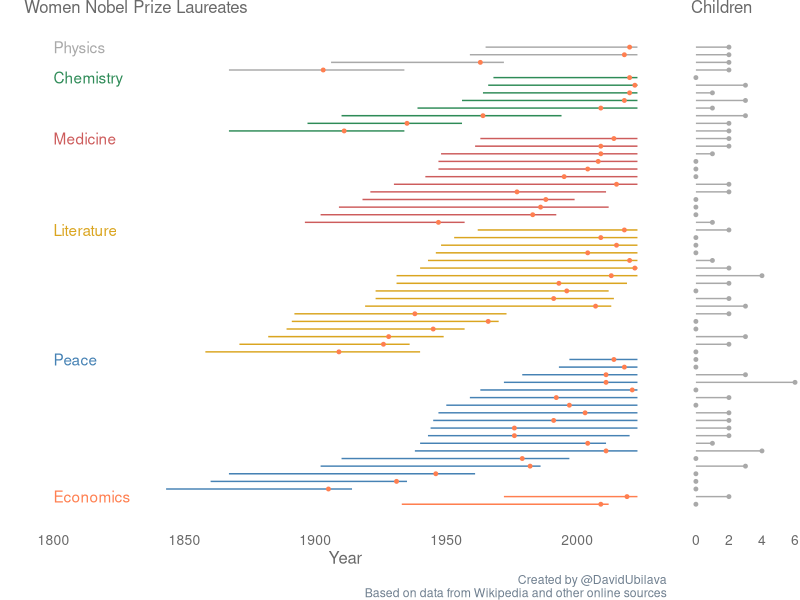
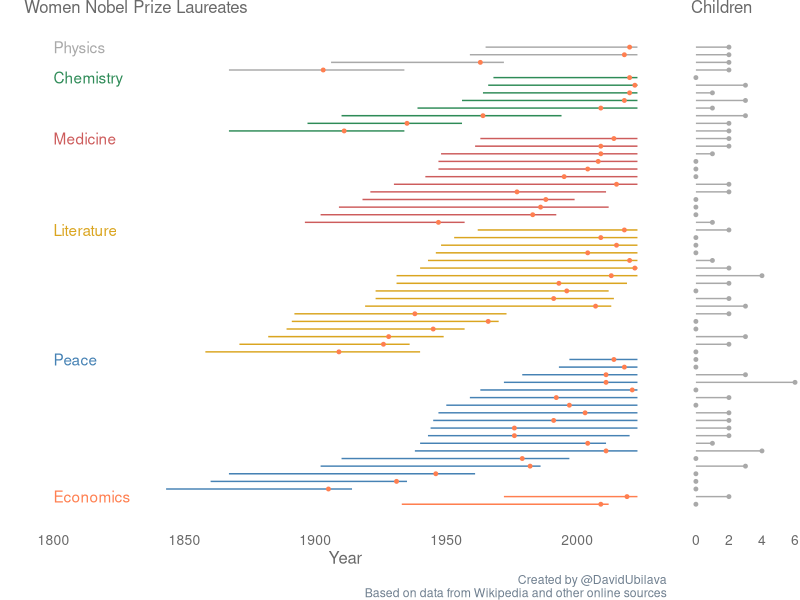

Write R code to recreate these figures, in order.
# load the libraries (install them if needed)
library(data.table)
library(ggplot2)
library(Cairo)
library(cowplot)

# plot aesthetics
theme_guess <- function(){
  theme(
    panel.background=element_rect(fill="transparent",color=NA),
    plot.background=element_rect(fill="transparent",color=NA),
    legend.background=element_rect(fill="transparent",color=NA),
    plot.title=element_text(size=12,colour="dimgray"),
    axis.title=element_text(size=12,colour="dimgray"),
    axis.text=element_text(size=10,colour="dimgray",margin=margin(t=1,r=1,b=1,l=1)),
    axis.line=element_line(colour="darkgray"),
    axis.ticks=element_line(colour="darkgray"),
    legend.position="none",
    legend.title=element_blank(),
    legend.text=element_text(size=10,colour="dimgray"),
    legend.key.size=unit(.75,'lines'),
    plot.caption = element_text(colour="slategray"),
    strip.background=element_blank(),
    strip.text=element_text(size=10,colour="dimgray",face="bold",margin=margin(.1,0,.1,0,"cm"))
  )
}


dt <- fread("data/nobel_women.csv")

dt[,`:=`(Age=Year-Born)]

# the feature graph
dt[,`:=`(Field_id=ifelse(Field=="Economics",1,ifelse(Field=="Peace",2,ifelse(Field=="Literature",3,ifelse(Field=="Medicine",4,ifelse(Field=="Chemistry",5,6))))))]

life_dt <- dt[order(Field_id,Born,Year,Died)]
life_dt[,id := seq_len(.N)]

life_dt[,`:=`(Life=Died-Born,Life_After=Died-Year)]

mean(life_dt$Life,na.rm=T)
mean(life_dt$Life_After,na.rm=T)

life_dt[is.na(Died)]$Died <- 2023

gg_lives <- ggplot(life_dt)+
  geom_segment(aes(x=Born,xend=Died,y=id,yend=id,color=as.factor(Field_id)),linewidth=.5)+
  scale_color_manual(values=c("coral","steelblue","goldenrod","indianred","seagreen","darkgray"))+
  geom_point(aes(x=Year,y=id),color="coral",size=1)+
  annotate(geom="text", x=1800, y=2, label="Economics",color="coral",hjust=0)+
  annotate(geom="text", x=1800, y=20, label="Peace",color="steelblue",hjust=0)+
  annotate(geom="text", x=1800, y=37, label="Literature",color="goldenrod",hjust=0)+
  annotate(geom="text", x=1800, y=49, label="Medicine",color="indianred",hjust=0)+
  annotate(geom="text", x=1800, y=57, label="Chemistry",color="seagreen",hjust=0)+
  annotate(geom="text", x=1800, y=61, label="Physics",color="darkgray",hjust=0)+
  labs(title="Women Nobel Prize Laureates",x="Year",y="",caption = "Created by @DavidUbilava\nBased on data from Wikipedia and other online sources")+
  coord_cartesian(xlim=c(1800,2023))+
  theme_classic()+
  theme_guess()+
  theme(axis.line = element_blank(),axis.ticks=element_blank(),axis.text.y = element_blank(),plot.margin=margin(0,0,0,0,"cm"))

gg_children <- ggplot(life_dt)+
  geom_segment(aes(x=0,xend=Children,y=id,yend=id),color="darkgray",linewidth=.5)+
  geom_point(aes(x=Children,y=id),color="darkgray",size=1)+
  labs(title="Children")+
  coord_cartesian(xlim=c(0,6))+
  theme_classic()+
  theme_guess()+
  theme(axis.line = element_blank(),axis.ticks=element_blank(),axis.text.y = element_blank(),axis.title = element_blank(),plot.margin=margin(0,0,0,0,"cm"))


gg_livedots <- ggplot(life_dt,aes(x=Year))+
  geom_dotplot(fill="coral",color="coral",binwidth=1,stackdir="down")+
  coord_cartesian(xlim=c(1800,2023))+
  labs(caption = "Created by @DavidUbilava\nBased on data from Wikipedia and other online sources")+
  theme_classic()+
  theme_guess()+
  theme(axis.line = element_blank(),axis.ticks=element_blank(),axis.text=element_blank(),axis.title = element_blank(),plot.margin=margin(0,0,0,0,"cm"))

gg_childrendots <- ggplot(life_dt,aes(x=Children))+
  geom_dotplot(fill="darkgray",color="darkgray",binwidth=.2,stackdir="down")+
  coord_cartesian(xlim=c(0,6))+
  theme_classic()+
  theme_guess()+
  theme(axis.line = element_blank(),axis.ticks=element_blank(),axis.text=element_blank(),axis.title = element_blank(),plot.margin=margin(0,0,0,0,"cm"))


gg_combined <- plot_grid(gg_lives,gg_children,ncol=2,align="hv",rel_widths = c(5,1))


ggsave("figures/nobel_women.png",gg_combined,width=6.5,height=4.5,dpi="retina",device="png")
ggsave("figures/nobel_women.eps",gg_combined,width=6.5,height=4.5,dpi="retina",device=cairo_ps)
